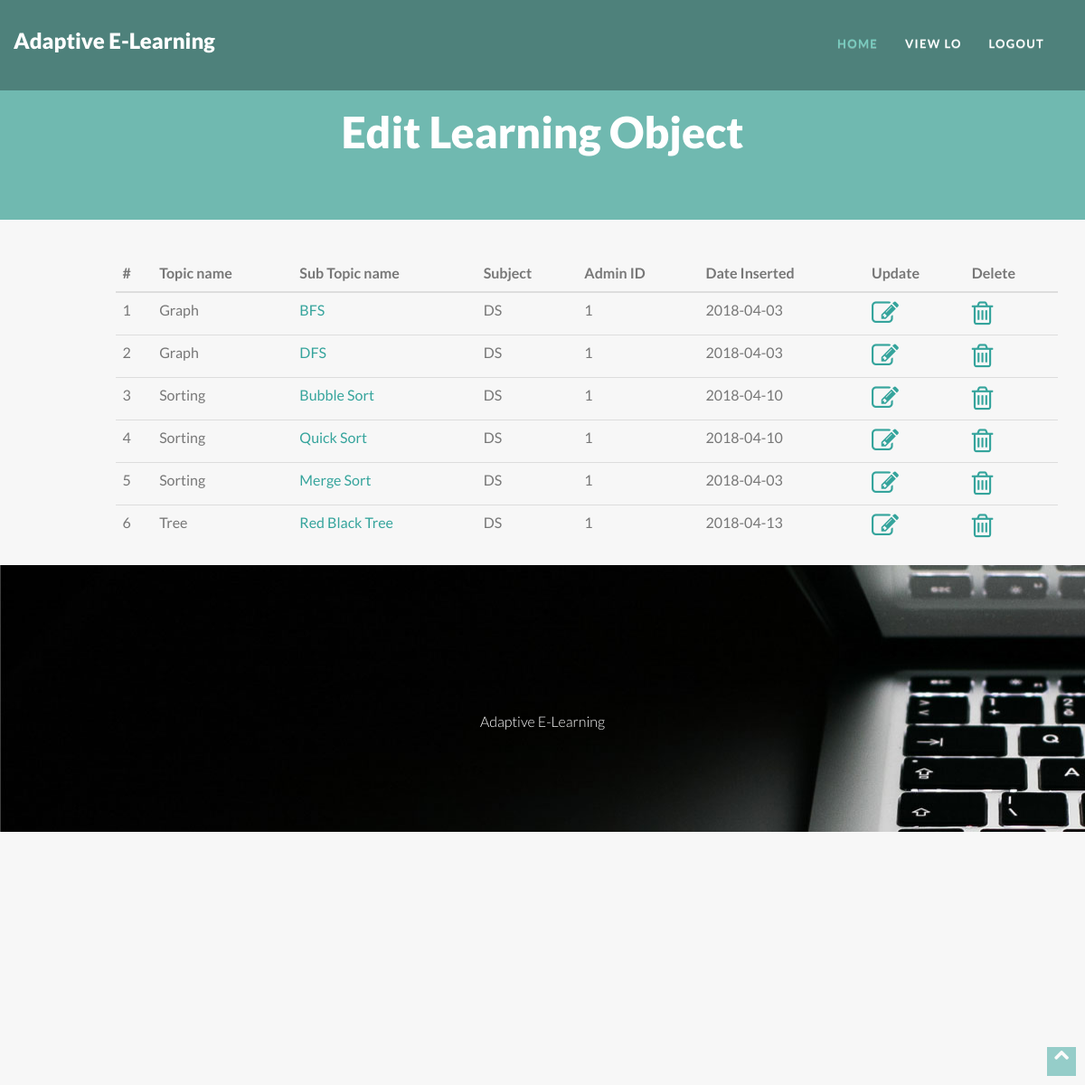
Screenshot of /admin/EditLO.php (signed in) with the database file from the repository.
### tables this page shows
CREATE TABLE `topic_1` (
  `tid` int(11) NOT NULL,
  `name` varchar(20) NOT NULL,
  `sname` varchar(25) NOT NULL,
  `descp` text NOT NULL,
  `keyword` varchar(100) NOT NULL,
  `type` varchar(10) NOT NULL,
  `intro` text NOT NULL,
  `algo` text NOT NULL,
  `flow` text NOT NULL,
  `eg` text NOT NULL,
  `impl` text NOT NULL,
  `video` text NOT NULL,
  `aid` int(11) NOT NULL,
  `date` date NOT NULL,
  `count` int(11) NOT NULL,
  `status` int(11) NOT NULL
);

### admin/EditLO.php (the view, shortened to what this page needs)
<?php
if(isset($_SESSION['aid']))
{
?>
<html class="no-js">
<head>
  <link rel="stylesheet" type="text/css" href="css/isotope.css" media="screen" />
  <link rel="stylesheet" href="js/fancybox/jquery.fancybox.css" type="text/css" media="screen" />
  <link rel="stylesheet" href="css/bootstrap.css">
  <link rel="stylesheet" href="css/bootstrap-theme.css">
  <link rel="stylesheet" href="css/style.css">
  <link rel="stylesheet" href="css/style1.css">
  <link rel="stylesheet" href="skin/default.css">
</head>
<body>
  <div class="navbar navbar-fixed-top" role="navigation" data-0="line-height:100px; height:100px; background-color:rgba(0,0,0,0.3);" data-300="line-height:60px; height:60px; background-color:rgba(0,0,0,1);">
    <div class="container">
      <div class="navbar-header">
        <h1><a  class="navbar-brand" href="index.html" data-0="line-height:90px;" data-300="line-height:50px;">			Adaptive E-Learning
					</a></h1>
      </div>
      <div class="navbar-collapse collapse" style="margin-top:7px;">
        <ul class="nav navbar-nav" data-0="margin-top:20px;" data-300="margin-top:5px;">
          <li class="active"><a href="admin_home.php">Home</a></li>
          <li><a href="ViewLO.php">View LO</a></li>
		  <li><a href="logout.php">Logout</a></li>
        </ul>
      </div>
    </div>
  </div>
  <section class="featured"  >
    <div class="container">
      <div class="row mar-bot40">
        <div class="col-md-10 col-md-offset-1">
          <div class="align-center">
            <h2 class="slogan" >Edit Learning Object</h2>
          </div>
        </div>
      </div>
    </div>
  </section>
  <div class="container" style="margin-top:40px;">
	<div class="row">
		<div class="col-md-11 col-md-offset-1">
				<?php
					$conn=mysqli_connect('localhost','root','');
					mysqli_select_db($conn,'adaptive');
					$sql="select * from topic_1";
					$result=mysqli_query($conn,$sql);
					echo "<div class='table-responsive'>
					<table class='table table-hover'>
					<thead>
					<tr>
					<th>#</th>
					<th>Topic name</th>
					<th>Sub Topic name</th>
					<th>Subject</th>
					<th>Admin ID</th>
					<th>Date Inserted</th>
					<th>Update</th>
					<th>Delete</th>
					</tr>
					</thead>
					<tbody>";
					while($row=mysqli_fetch_assoc($result))
					{
					echo "<tr>";
					echo "<td>" . $row['tid'] . "</td>";
					echo "<td>" . $row['name'] . "</td>";
					echo "<td><a href='desc.php?tid=". $row['tid'] ."'>" . $row['sname'] . "</a></td>";
					echo "<td>" . $row['type'] . "</td>";
					echo "<td>" . $row['aid'] . "</td>";
					echo "<td>" . $row['date'] . "</td>";
					echo "<td> <a href='edit_LO.php?tid=".$row['tid']."'>" ."<i class='fa fa-pencil-square-o' style='font-size:30px' aria-hidden='true'></i>" ."</a></td>";
					echo "<td> <a href='del_LO.php?tid=".$row['tid']."'>" ."<i class='fa fa-trash-o'  style='font-size:30px' aria-hidden='true'></i>" ."</a></td>";
					echo "</tr>";
					}
					echo "</tbody></table>";
				?>
			</div>
		</div>
	</div>
</div>
  <section id="parallax1" class="section pad-top40 pad-bot40" data-stellar-background-ratio="0.5" style="margin-bottom:-400px;">
    <div class="container">
      <div class="align-center pad-top40 pad-bot40">
        <blockquote class="bigquote color-white"></blockquote>
        <p class="color-white">Adaptive E-Learning</p>
      </div>
    </div>
  </section>
  <a href="#header" class="scrollup"><i class="fa fa-chevron-up"></i></a>
</body>
</html>
<?php
}
else
{
echo "<script>window.open('Admin.html','_self')</script>";
}
?>

### admin/css/style.css (style rules this page uses)
body { color:#777; background: #f7f7f7; font-size: 16px; line-height: 1.6em; font-weight: 300; text-shadow: none; }
body, h1, h2, h3, h4, h5, h6, .h1, .h2, .h3, .h4, .h5, .h6 { font-family: 'Lato', sans-serif; }
h1, h2, h3, h4, h5, h6 { color:#222; }
h1,h2,h3,h4,h5,h6 { font-style: normal; margin: 0 0 20px 0; }
h1 { font-size: 40px; line-height: 30px; }
h2 { font-size: 32px; }
blockquote { font-family: Georgia, serif; }
blockquote.bigquote { border: none; font-size: 48px; font-weight: 700; line-height: 1.1em; }
article,aside,details,figcaption,figure,footer,header,hgroup,menu,nav,section { display: block; }
.row { z-index: 9999; }
.content,.container { overflow: hidden; }
.color-white { color: #fff; }
.align-center { text-align: center; }
.pad-top40 { padding-top: 40px; }
.pad-bot40 { padding-bottom: 40px; }
.mar-bot40 { margin-bottom: 40px; }
section.section { margin:0; padding: 80px 0 60px 0; }
#parallax1 { background-image: url(../img/parallax/img1.jpg); }
.navbar { line-height: 100px; height: 100px; background-color: rgba(0,0,0,0.3); display: block; vertical-align: middle; text-align: center; margin-bottom: 0; padding-bottom:0; }
.navbar .navbar-collapse { margin-bottom: 0; padding-bottom:0; }
.nav li { height: 100%; line-height: 100%; margin-bottom: 0; padding-bottom:0; }
.nav>li>a { display: table-cell; height: 100%; line-height: 100%; vertical-align: middle; color: #fff; font-weight: 700; font-size: 13px; letter-spacing: .1em; text-transform: uppercase; }
.navbar-nav { float: right; margin-bottom: 0; padding-bottom:0; }
.navbar .navbar-nav > .active > a { color: #fff; }
.navbar .navbar-nav > .active > a { padding-bottom: 22px; }
h1 a.navbar-brand { font-size: 24px; color: #fff; font-weight: 900; text-shadow: none; }
.navbar-brand { padding: 0; display: table-cell; vertical-align: middle; line-height: 90px; }
section.featured { padding: 120px 0 10px; background: #70B9B0; color: #fdfdfd; }
section.featured h2.slogan { color: #fff; font-size: 48px; font-weight: 900; }
a.scrollup { height:32px; width:32px; color:#fff; font-size:18px; line-height:32px; text-align:center; text-decoration:none; position:fixed; bottom:10px; right:10px; z-index:9999; opacity:0.5; }

### admin/skin/default.css (style rules this page uses)
a { color: #35A49C; }
.navbar .navbar-nav > .active > a { color: #79CDC0; }
a.scrollup { background:#35A49C; }

### rows the page displays
topic_1: tid "1", name "Graph", sname "BFS", type "DS", aid "1", date "2018-04-03"
topic_1: tid "2", name "Graph", sname "DFS", type "DS", aid "1", date "2018-04-03"
topic_1: tid "3", name "Sorting", sname "Bubble Sort", type "DS", aid "1", date "2018-04-10"
topic_1: tid "4", name "Sorting", sname "Quick Sort", type "DS", aid "1", date "2018-04-10"
topic_1: tid "5", name "Sorting", sname "Merge Sort", type "DS", aid "1", date "2018-04-03"
topic_1: tid "6", name "Tree", sname "Red Black Tree", type "DS", aid "1", date "2018-04-13"
